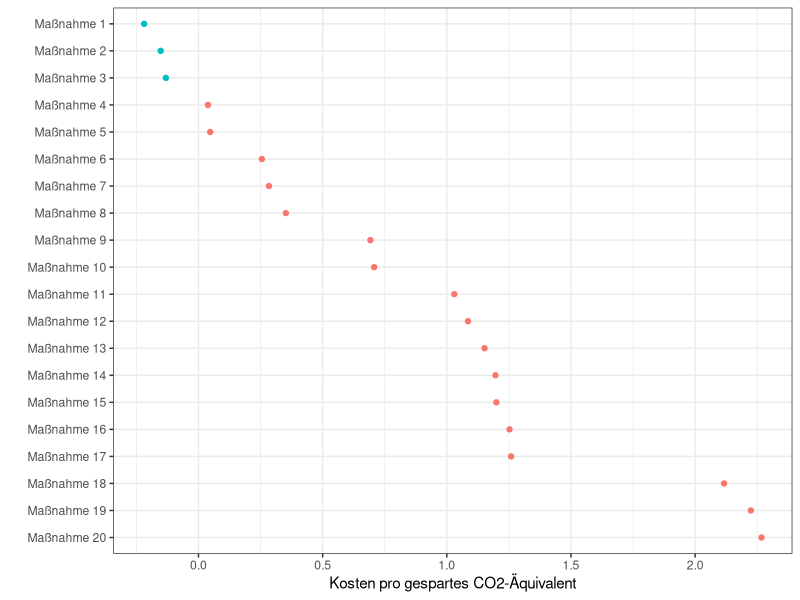
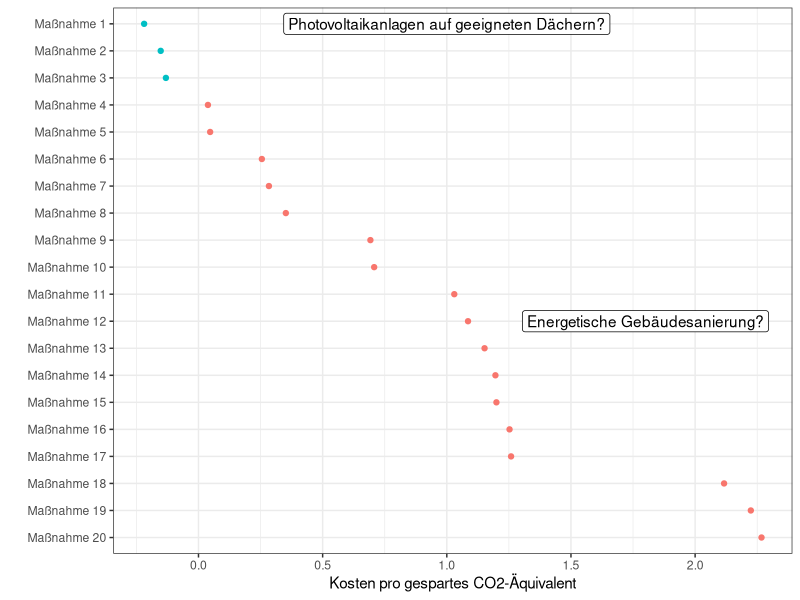
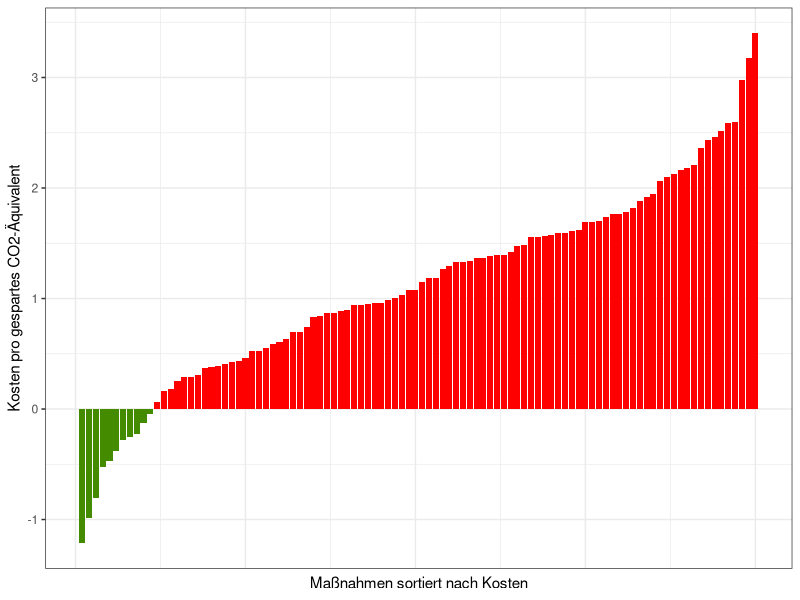
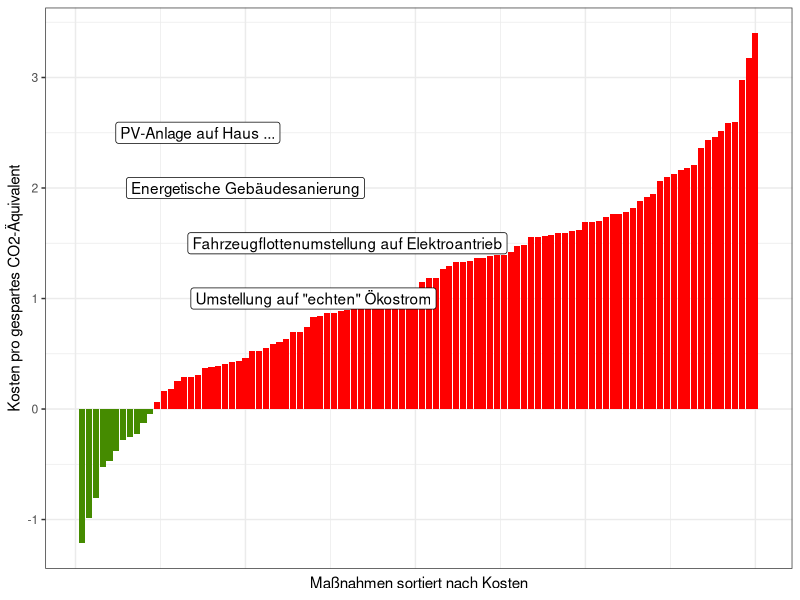
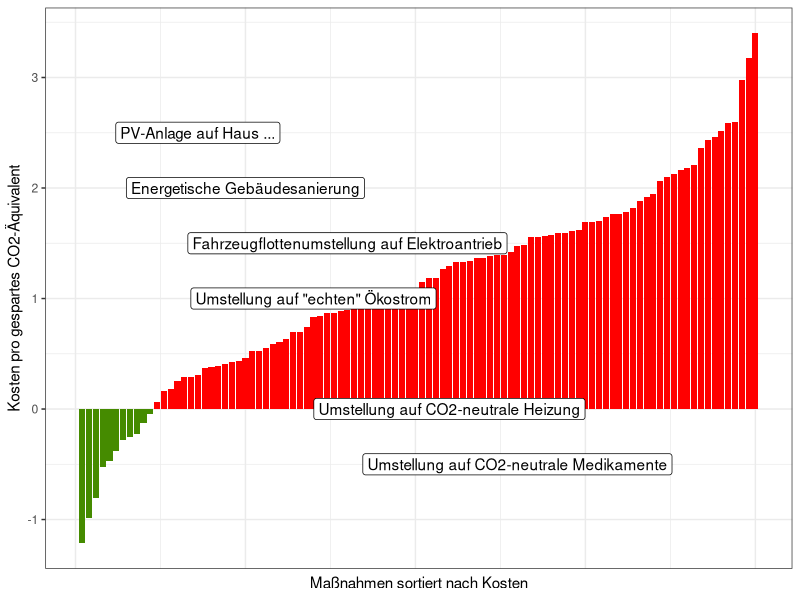

Source code (R) for these figures, in order:
## ---- chunk 1
#| cache: false
#| message: false
library(tidyverse)
set.seed(3)
theme_set(theme_bw())
## ---- chunk 2
n <- 20
dat <- tibble(name = c(
  paste('Maßnahme', n:1)
  ),
  name_f = factor(name, levels = unique(name)),
  index = 1:n,
  cost = sort(rnorm(n, 1, 1), decreasing = TRUE), 
  positive = ifelse(cost < 0, 'yes', 'no'))

p <- dat |> ggplot(aes(cost, name_f, colour = positive)) + geom_point() +
  labs(x = 'Kosten pro gespartes CO2-Äquivalent',
       y = '') + theme(legend.position = 'none')
p

ll <- tibble(x = c(1, 1.8), y = c(n, 9 ), text = 
               c(
                 'Photovoltaikanlagen auf geeigneten Dächern?',
                 'Energetische Gebäudesanierung?'
                 )
)
p + geom_label(mapping = aes(x, y, label = text), data = ll, inherit.aes = FALSE)
## ---- chunk 3
#| label: kosten_1
#| fig-width: 5
#| fig-height: 3
set.seed(1)
n <- 100
dat <- tibble(index = 1:n,
              cost = sort(rnorm(n, 1, 1)),
              positive = cost > 0)
p <- dat |> ggplot(aes(index, cost, fill = positive)) + 
  geom_bar(stat = 'identity') + 
  labs(x = 'Maßnahmen sortiert nach Kosten', y = 'Kosten pro gespartes CO2-Äquivalent') +
  theme(axis.text.x = element_blank(),  # Remove x-axis text
        axis.ticks.x = element_blank(), 
        legend.position = 'none') +
  scale_colour_manual(values = c('chartreuse4', 'red'), 
                      aesthetics = c('colour', 'fill'))
p
## ---- chunk 4
#| label: kosten_2
#| fig-width: 5
#| fig-height: 3

ll <- tribble(~ x, ~ y, ~ l,
              18, 2.5, 'PV-Anlage auf Haus ...',
              40, 1.5, 'Fahrzeugflottenumstellung auf Elektroantrieb',
              25, 2, 'Energetische Gebäudesanierung',
              35, 1, 'Umstellung auf "echten" Ökostrom',
              65, 0, 'Umstellung auf CO2-neutrale Medikamente',
              70, -0.5, 'Umstellung auf CO2-neutrale Heizung')

p + geom_label(aes(x, y, label = l), ll |> slice(1:4), inherit.aes = FALSE)

## ---- chunk 5
#| label: kosten_3
#| fig-width: 5
#| fig-height: 3

ll <- tribble(~ x, ~ y, ~ l,
              18, 2.5, 'PV-Anlage auf Haus ...',
              40, 1.5, 'Fahrzeugflottenumstellung auf Elektroantrieb',
              25, 2, 'Energetische Gebäudesanierung',
              35, 1, 'Umstellung auf "echten" Ökostrom',
              55, 0, 'Umstellung auf CO2-neutrale Heizung',
              65, -0.5, 'Umstellung auf CO2-neutrale Medikamente')
p + geom_label(aes(x, y, label = l), ll, inherit.aes = FALSE)

